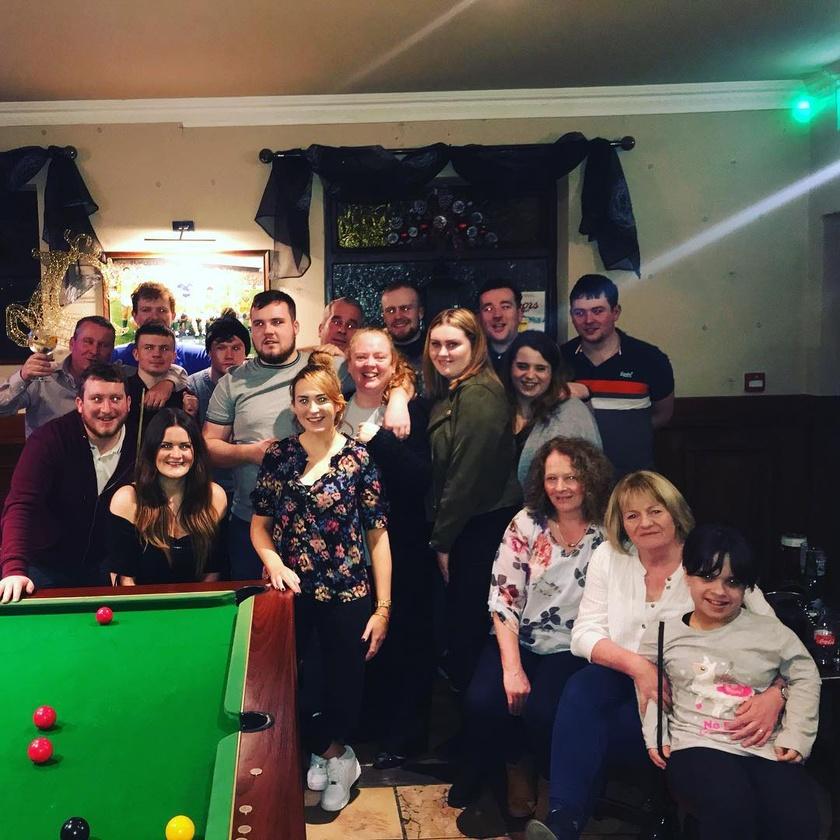
#> input picture group_photo.jpg, 840 x 840 px, shrunk from 1080 x 1080 before the run
$ python canny_edge_detection.py
#> lines starting #> are read from the running program, lines starting #| are printed output that depends on the picture; after the words box and inside, x2 and y2 are one past the last pixel; in counts of white or black regions, pixels touching at a corner belong together
# -*- coding: utf-8 -*-
"""
Created on Thu Dec 31 13:20:54 2020

@author: Niall
"""

import cv2
import numpy as np

FILE_NAME = 'group_photo.jpg'
try:
	# Read image from disk.
    img = cv2.imread(FILE_NAME)
#> img is the input picture: shape (840, 840, 3); mean B, G, R 71.1, 83.7, 84.2

	# Canny edge detection.
    edges = cv2.Canny(img, 100, 200)
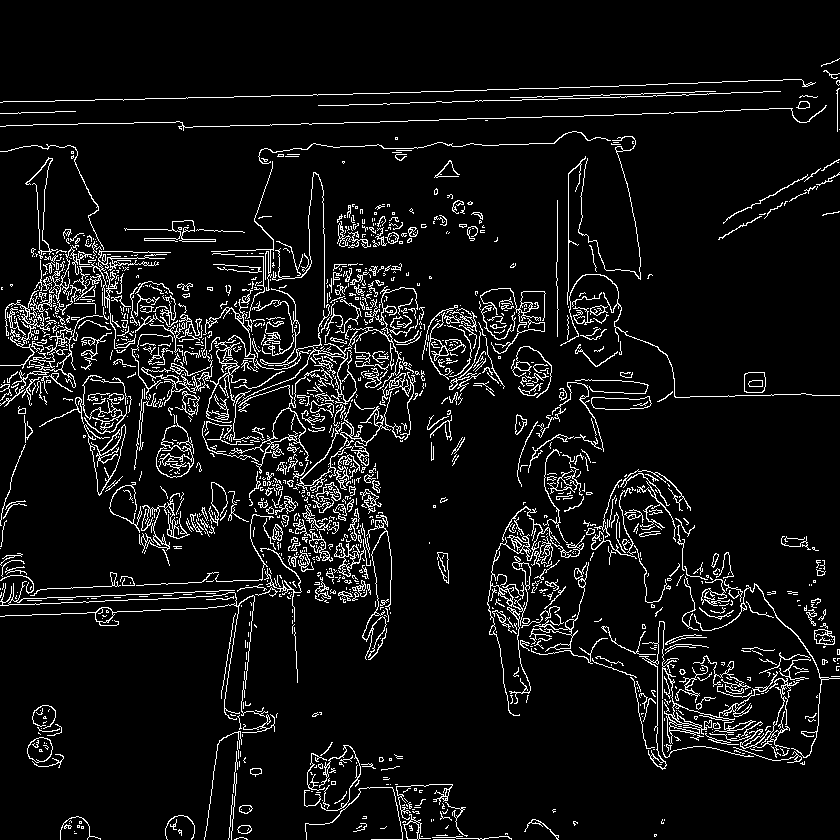
#> edges: shape (840, 840); 7.2% white in thin lines or dots

    cv2.imshow('canny', edges)
    cv2.waitKey(0)

	# Write image back to disk.
    cv2.imwrite(f'{FILE_NAME}_result.jpg', edges)
except IOError:
	print ('Error while reading files !!!')

$ run again, with carp.jpg copied over group_photo.jpg
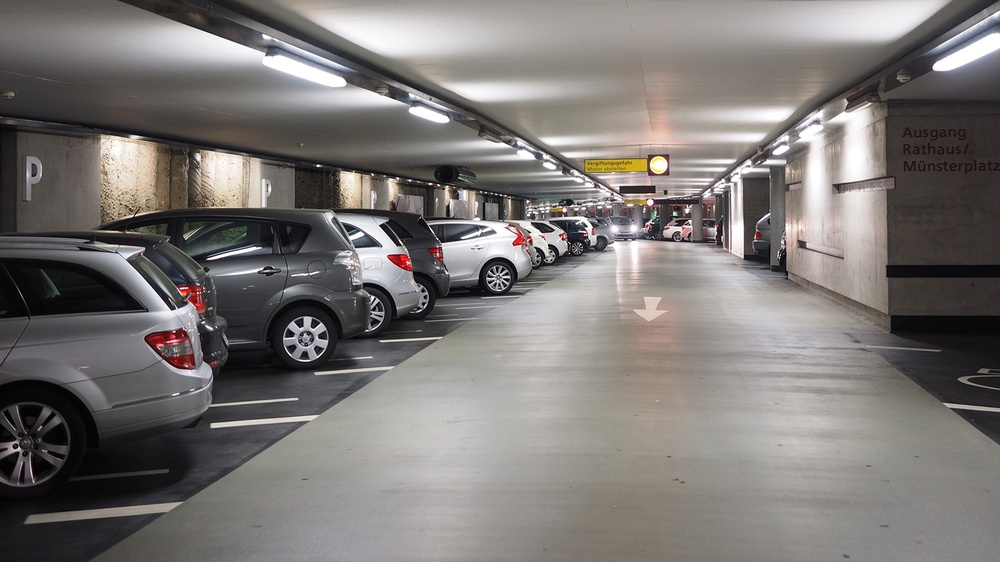
#> input picture carp.jpg, 1000 x 562 px, shrunk from 1920 x 1080 before the run
#> img is the input picture: shape (562, 1000, 3); mean B, G, R 117.3, 119.6, 123.6
#> `edges = cv2.Canny(img, 100, 200)`:
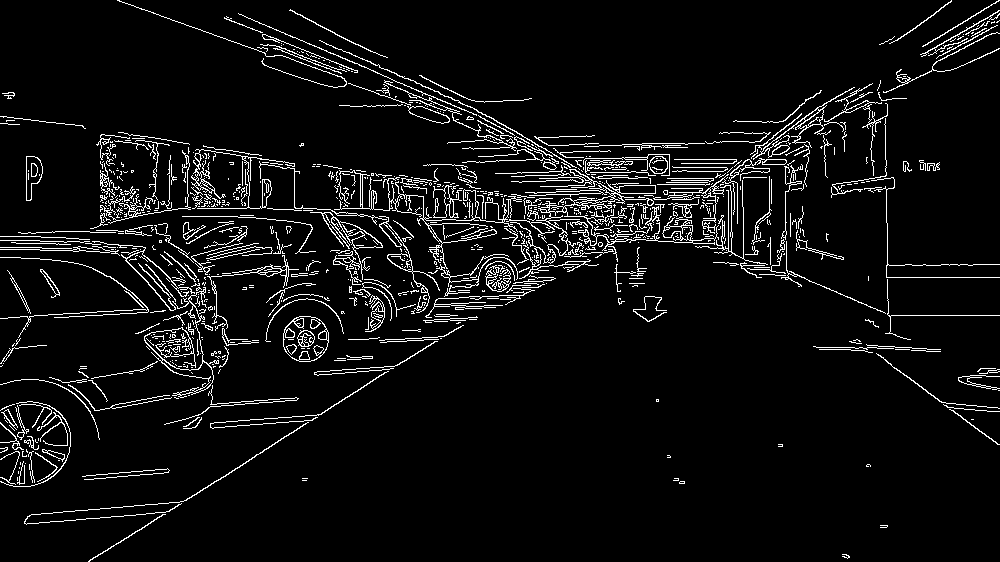
#> edges: shape (562, 1000); 6% white in thin lines or dots

$ run again, with carp2.jpg copied over group_photo.jpg
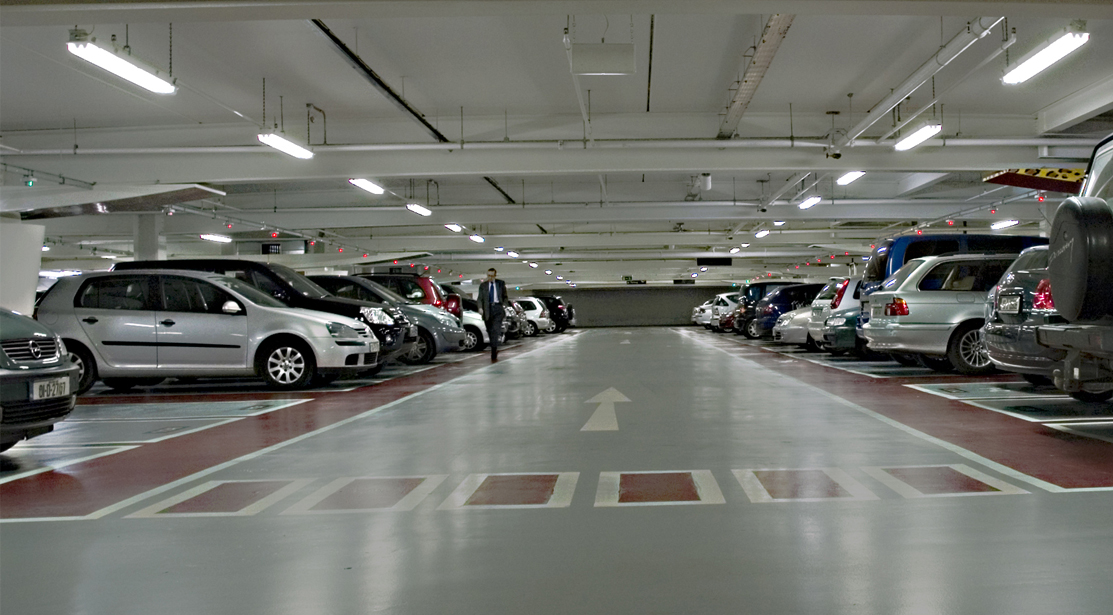
#> input picture carp2.jpg, 1113 x 615 px
#> img is the input picture: shape (615, 1113, 3); mean B, G, R 106.9, 112.9, 111.4
#> `edges = cv2.Canny(img, 100, 200)`:
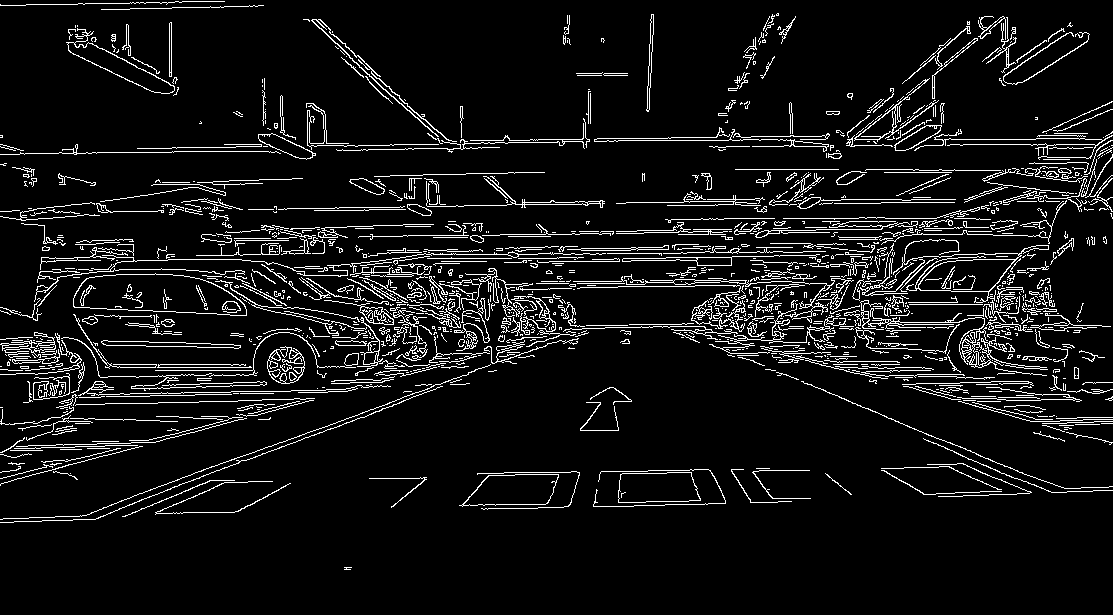
#> edges: shape (615, 1113); 7.6% white in thin lines or dots

$ run again, with college_pic.jpg copied over group_photo.jpg
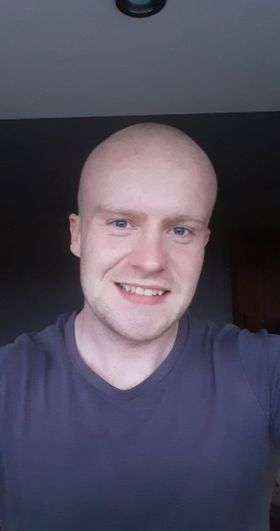
#> input picture college_pic.jpg, 280 x 531 px
#> img is the input picture: shape (531, 280, 3); mean B, G, R 92.9, 76.7, 80.7
#> `edges = cv2.Canny(img, 100, 200)`:
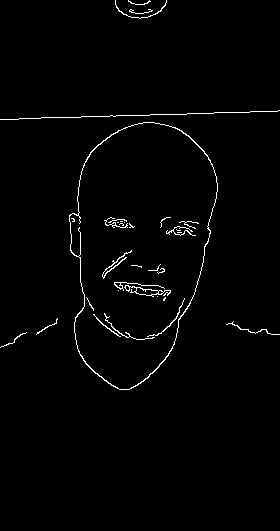
#> edges: shape (531, 280); 1.5% white in thin lines or dots, all inside (x1, y1, x2, y2) = (0, 0, 280, 390)
